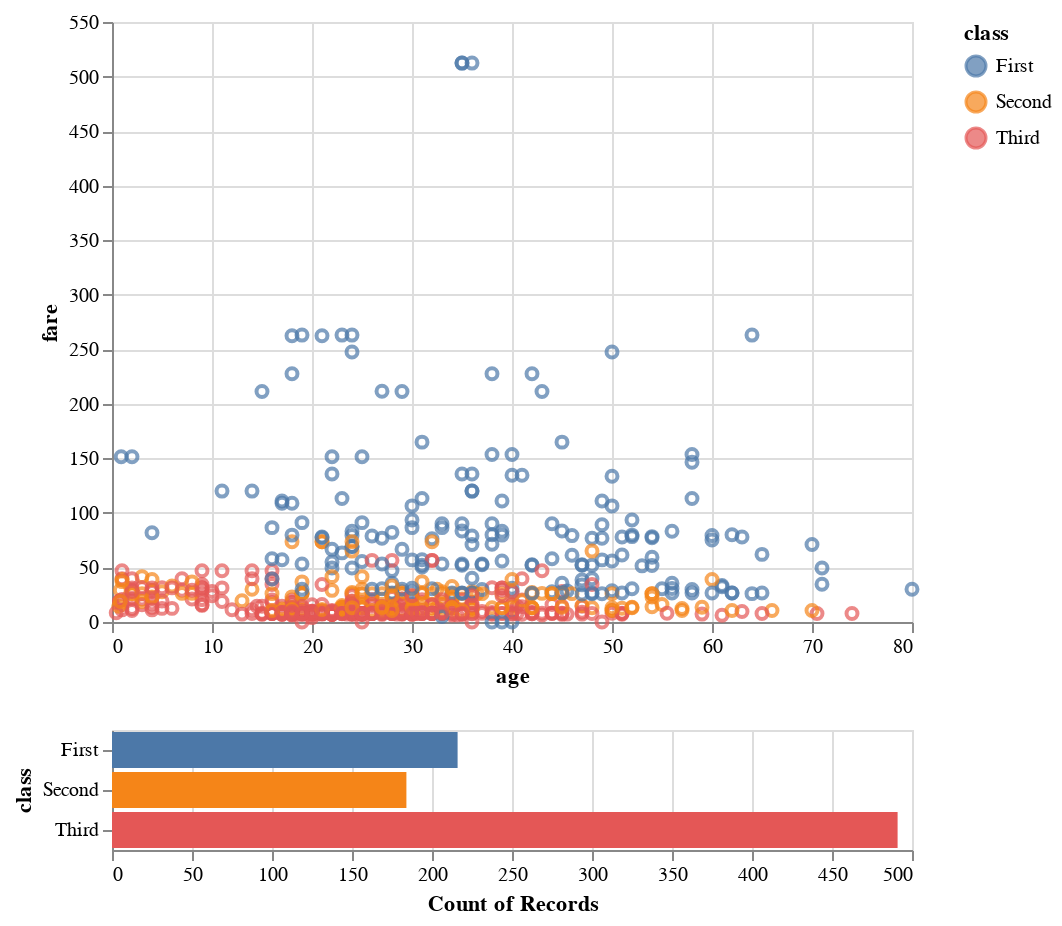

The code cell stored with this chart in its notebook:
### Code cell
brush = alt.selection(type='interval')

points = alt.Chart(titanic).mark_point().encode(
    x='age:Q',
    y='fare:Q',
    color=alt.condition(brush, 'class:N', alt.value('lightgray'))
).add_selection(
    brush
)

bars = alt.Chart(titanic).mark_bar().encode(
    y='class:N',
    color='class:N',
    x = 'count(class):Q'
).transform_filter(
    brush
)

points & bars

### Figure 1 — Vega-Lite specification as saved in the notebook (floating-point values rounded to 4 significant figures; data arrays with more than 128 entries replaced by an {"elided": "..."} marker saying what was removed)
{"config": {"view": {"continuousWidth": 400, "continuousHeight": 300}}, "vconcat": [{"mark": "point", "encoding": {"color": {"condition": {"type": "nominal", "field": "class", "selection": "selector001"}, "value": "lightgray"}, "x": {"type": "quantitative", "field": "age"}, "y": {"type": "quantitative", "field": "fare"}}, "selection": {"selector001": {"type": "interval"}}}, {"mark": "bar", "encoding": {"color": {"type": "nominal", "field": "class"}, "x": {"type": "quantitative", "aggregate": "count", "field": "class"}, "y": {"type": "nominal", "field": "class"}}, "transform": [{"filter": {"selection": "selector001"}}]}], "data": {"name": "data-90bf885f0c383711bba3d438d1876cb6"}, "$schema": "https://vega.github.io/schema/vega-lite/v4.8.1.json", "datasets": {"data-90bf885f0c383711bba3d438d1876cb6": {"elided": "891 records"}}}
